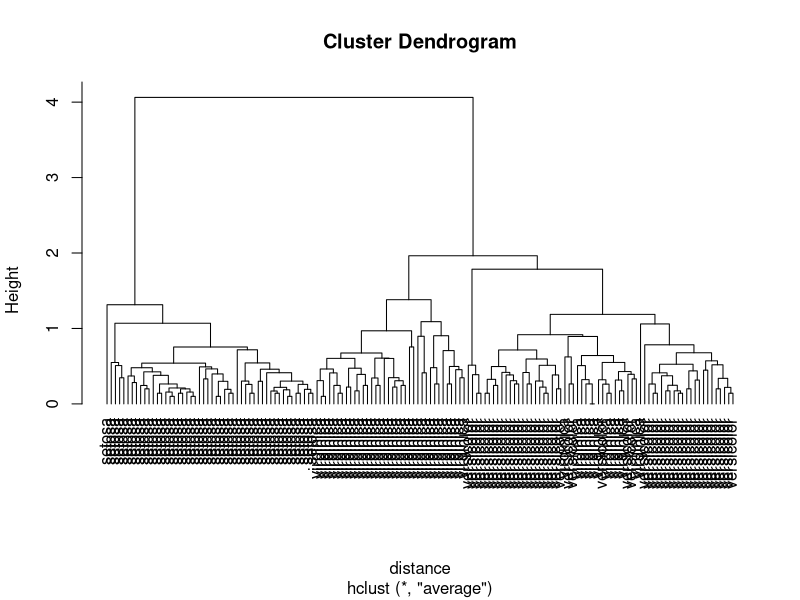
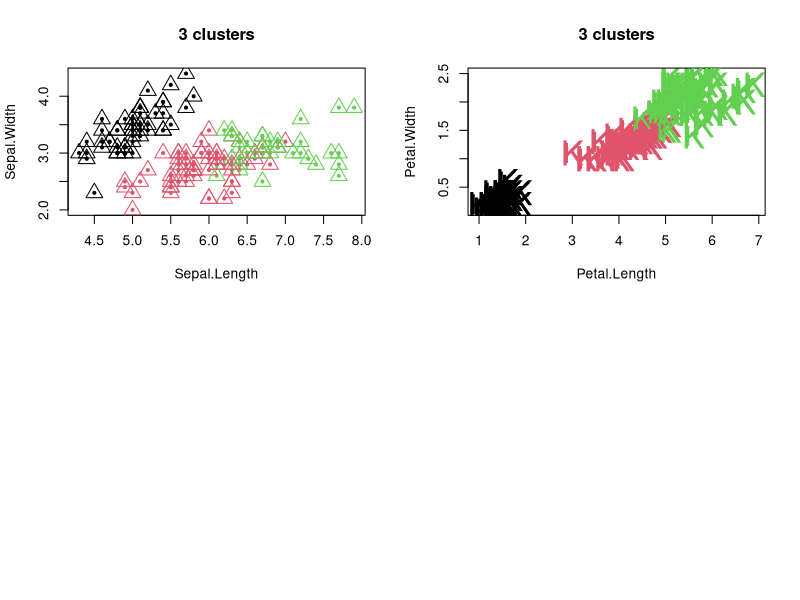

Reproduce these figures in R, in order. (Note: this script raises an error after producing the figures.)
set.seed(101)
?sampl
sampleiris <- iris[sample(1:150, 40),] # get samples from iris dataset
sampleiris <- iris
# each observation has 4 variables, ie, they are interpreted as 4-D points
distance   <- dist(sampleiris[,-5], method="euclidean") 
cluster    <- hclust(distance, method="average")
plot(cluster, hang=-1, label=sampleiris$Species)

?par

par(mfrow=c(2,2))
group.3 <- cutree(cluster, k = 3)  # prune the tree by 3 clusters
table(group.3, sampleiris$Species) # compare with known classes

plot(sampleiris[,c(1,2)], col=group.3, pch=19, cex=.5, main="3 clusters")
points(sampleiris[,c(1,2)], col=group.3, pch=2, cex=2)
plot(sampleiris[,c(3,4)], col=sampleiris$Species, pch=75, cex=2.5, main="3 clusters")
points(sampleiris[,c(3,4)], col=sampleiris$Species, pch=75, cex=2)

library(fpc)
cluster.stats(distance, km$cluster, cluster$cluster)
library(cluster) 
clusplot(iris, cluster$cluster, color=TRUE, shade=TRUE, 
         labels=2, lines=0)
titanic.raw
